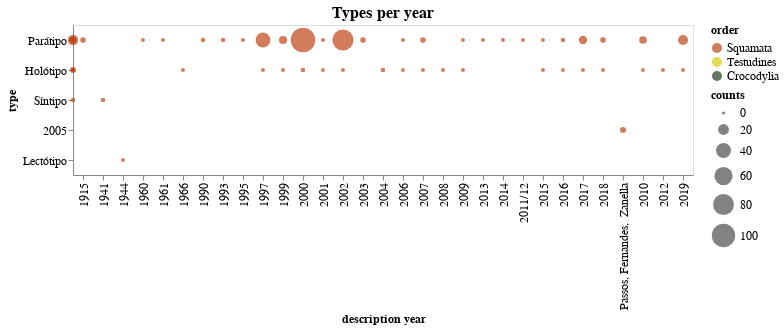

This figure's notebook cell:
### Markdown cell above
### Gráf. de Tipos

### Code cell
tipo = alt.Chart(temp, height=150, title='Types per year').mark_circle().encode(
    x = alt.X('ano_descricao:O', title='description year'),
    y = alt.Y('type_status:N', title= 'type',
              sort=alt.EncodingSortField('tipo', op='count', order='descending')),
    color= alt.Color('ordem', scale=alt.Scale(domain=ordens, range=cores), title='order'), 
    size= alt.Size('counts', scale=alt.Scale(range=[10,600])),
    order= alt.Order('counts', sort='descending'),  # smaller points in front
    tooltip= [alt.Tooltip('type_status', title='type'),
              alt.Tooltip('ano_descricao', title='description year'),
              alt.Tooltip('counts', title='counts')]
)

tipo = tipo.configure_title(fontSize=16).configure_axis(
    labelFontSize=12,
    titleFontSize=12
).configure_legend(
    labelFontSize=12,
    titleFontSize=12
)

# tipo.save('./graphs/tipo/tipos_por_ano.html')
tipo

### Figure 1 — Vega-Lite specification as saved in the notebook (floating-point values rounded to 4 significant figures)
{"config": {"view": {"continuousWidth": 400, "continuousHeight": 300}, "axis": {"labelFontSize": 12, "titleFontSize": 12}, "legend": {"labelFontSize": 12, "titleFontSize": 12}, "title": {"fontSize": 16}}, "data": {"name": "data-dcf2340613fb95b61440f70a5b7fef85"}, "mark": "circle", "encoding": {"color": {"type": "nominal", "field": "ordem", "scale": {"domain": ["Squamata", "Testudines", "Crocodylia"], "range": ["#BF4417", "#D9CB0B", "#284021"]}, "title": "order"}, "order": {"type": "quantitative", "field": "counts", "sort": "descending"}, "size": {"type": "quantitative", "field": "counts", "scale": {"range": [10, 600]}}, "tooltip": [{"type": "nominal", "field": "type_status", "title": "type"}, {"type": "nominal", "field": "ano_descricao", "title": "description year"}, {"type": "quantitative", "field": "counts", "title": "counts"}], "x": {"type": "ordinal", "field": "ano_descricao", "title": "description year"}, "y": {"type": "nominal", "field": "type_status", "sort": {"field": "tipo", "op": "count", "order": "descending"}, "title": "type"}}, "height": 150, "title": "Types per year", "$schema": "https://vega.github.io/schema/vega-lite/v4.8.1.json", "datasets": {"data-dcf2340613fb95b61440f70a5b7fef85": [{"type_status": "2005", "ano_descricao": "Passos, Fernandes,  Zanella", "ordem": "Squamata", "counts": 5}, {"type_status": "Holótipo", "ano_descricao": 2010.0, "ordem": "Squamata", "counts": 1}, {"type_status": "Holótipo", "ano_descricao": 2012.0, "ordem": "Squamata", "counts": 1}, {"type_status": "Holótipo", "ano_descricao": 2019.0, "ordem": "Squamata", "counts": 1}, {"type_status": "Holótipo", "ano_descricao": "1966", "ordem": "Squamata", "counts": 1}, {"type_status": "Holótipo", "ano_descricao": "1997", "ordem": "Squamata", "counts": 1}, {"type_status": "Holótipo", "ano_descricao": "1999", "ordem": "Squamata", "counts": 1}, {"type_status": "Holótipo", "ano_descricao": "2000", "ordem": "Squamata", "counts": 2}, {"type_status": "Holótipo", "ano_descricao": "2001", "ordem": "Squamata", "counts": 1}, {"type_status": "Holótipo", "ano_descricao": "2002", "ordem": "Squamata", "counts": 1}, {"type_status": "Holótipo", "ano_descricao": "2004", "ordem": "Squamata", "counts": 2}, {"type_status": "Holótipo", "ano_descricao": "2006", "ordem": "Squamata", "counts": 1}, {"type_status": "Holótipo", "ano_descricao": "2007", "ordem": "Squamata", "counts": 1}, {"type_status": "Holótipo", "ano_descricao": "2008", "ordem": "Squamata", "counts": 1}, {"type_status": "Holótipo", "ano_descricao": "2009", "ordem": "Squamata", "counts": 1}, {"type_status": "Holótipo", "ano_descricao": "2010", "ordem": "Squamata", "counts": 5}, {"type_status": "Holótipo", "ano_descricao": "2012", "ordem": "Squamata", "counts": 1}, {"type_status": "Holótipo", "ano_descricao": "2015", "ordem": "Squamata", "counts": 1}, {"type_status": "Holótipo", "ano_descricao": "2016", "ordem": "Squamata", "counts": 1}, {"type_status": "Holótipo", "ano_descricao": "2017", "ordem": "Squamata", "counts": 1}, {"type_status": "Holótipo", "ano_descricao": "2018", "ordem": "Squamata", "counts": 1}, {"type_status": "Holótipo", "ano_descricao": "2019", "ordem": "Squamata", "counts": 1}, {"type_status": "Lectótipo", "ano_descricao": "1944", "ordem": "Squamata", "counts": 1}, {"type_status": "Parátipo", "ano_descricao": 2010.0, "ordem": "Squamata", "counts": 9}, {"type_status": "Parátipo", "ano_descricao": 2013.0, "ordem": "Squamata", "counts": 1}, {"type_status": "Parátipo", "ano_descricao": 2014.0, "ordem": "Squamata", "counts": 1}, {"type_status": "Parátipo", "ano_descricao": 2016.0, "ordem": "Squamata", "counts": 4}, {"type_status": "Parátipo", "ano_descricao": 2019.0, "ordem": "Squamata", "counts": 17}, {"type_status": "Parátipo", "ano_descricao": "1915", "ordem": "Squamata", "counts": 4}, {"type_status": "Parátipo", "ano_descricao": "1960", "ordem": "Squamata", "counts": 1}, {"type_status": "Parátipo", "ano_descricao": "1961", "ordem": "Squamata", "counts": 1}, {"type_status": "Parátipo", "ano_descricao": "1990", "ordem": "Squamata", "counts": 2}, {"type_status": "Parátipo", "ano_descricao": "1993", "ordem": "Squamata", "counts": 2}, {"type_status": "Parátipo", "ano_descricao": "1995", "ordem": "Squamata", "counts": 1}, {"type_status": "Parátipo", "ano_descricao": "1997", "ordem": "Squamata", "counts": 39}, {"type_status": "Parátipo", "ano_descricao": "1999", "ordem": "Squamata", "counts": 10}, {"type_status": "Parátipo", "ano_descricao": "2000", "ordem": "Squamata", "counts": 110}, {"type_status": "Parátipo", "ano_descricao": "2001", "ordem": "Squamata", "counts": 1}, {"type_status": "Parátipo", "ano_descricao": "2002", "ordem": "Squamata", "counts": 81}, {"type_status": "Parátipo", "ano_descricao": "2003", "ordem": "Squamata", "counts": 4}, {"type_status": "Parátipo", "ano_descricao": "2006", "ordem": "Squamata", "counts": 1}, {"type_status": "Parátipo", "ano_descricao": "2007", "ordem": "Squamata", "counts": 4}, {"type_status": "Parátipo", "ano_descricao": "2009", "ordem": "Squamata", "counts": 1}, {"type_status": "Parátipo", "ano_descricao": "2010", "ordem": "Squamata", "counts": 7}, {"type_status": "Parátipo", "ano_descricao": "2011/12", "ordem": "Squamata", "counts": 1}, {"type_status": "Parátipo", "ano_descricao": "2015", "ordem": "Squamata", "counts": 1}, {"type_status": "Parátipo", "ano_descricao": "2016", "ordem": "Squamata", "counts": 2}, {"type_status": "Parátipo", "ano_descricao": "2017", "ordem": "Squamata", "counts": 11}, {"type_status": "Parátipo", "ano_descricao": "2018", "ordem": "Squamata", "counts": 4}, {"type_status": "Parátipo", "ano_descricao": "2019", "ordem": "Squamata", "counts": 18}, {"type_status": "Síntipo", "ano_descricao": 1941.0, "ordem": "Squamata", "counts": 2}, {"type_status": "Síntipo", "ano_descricao": "1941", "ordem": "Squamata", "counts": 2}]}}
